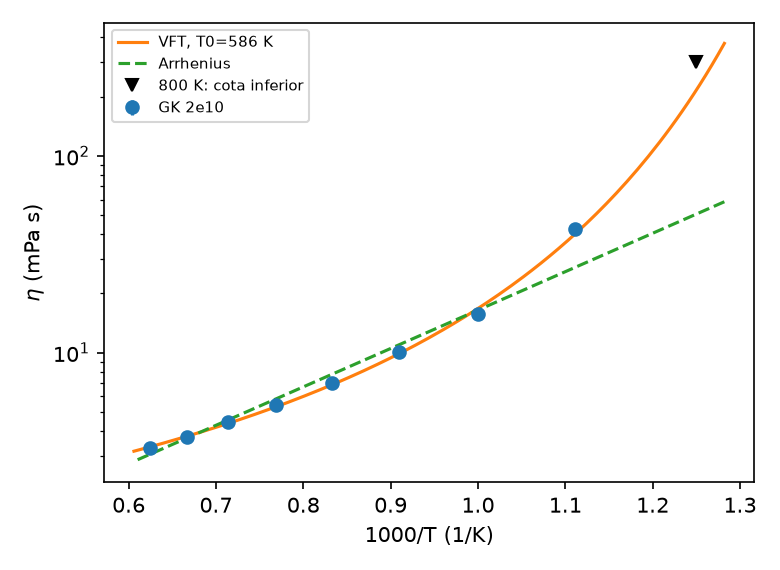

The Python source for this figure:
"""Ajuste VFT eta = eta0*exp(D*T0/(T-T0)) a eta(T) a 2e10 (eta_T.csv + 900 K de eta_largo.py), ponderado por 1/sem.
Compara con Arrhenius y con la cota de 800 K (>= 300 mPa s). Fragilidad m = dlog10(eta)/d(Tg/T) en Tg.
Uso (desde transporte/): python eta_vft.py -> eta_vft.txt, eta_vft.png"""
import numpy as np, matplotlib; matplotlib.use("Agg"); import matplotlib.pyplot as plt
d=np.genfromtxt("eta_T.csv",delimiter=",",names=True)
T=np.append(d["T_K"],900.0); eta=np.append(d["eta_mPas"],42.3); e=np.append(d["sem"],2.7)
o=np.argsort(T); T,eta,e=T[o],eta[o],e[o]; y=np.log(eta); w=eta/e   # sigma de ln(eta) = e/eta
best=None
for T0 in np.arange(0,880,1.0):          # barrido en T0, ajuste lineal de ln(eta) vs 1/(T-T0)
    x=1/(T-T0); p=np.polyfit(x,y,1,w=w); chi=np.sum((w*(y-np.polyval(p,x)))**2)
    if best is None or chi<best[0]: best=(chi,T0,p)
chi,T0,p=best; B=p[0]; eta0=np.exp(p[1]); dof=len(T)-3
xa=1/T; pa=np.polyfit(xa,y,1,w=w); chia=np.sum((w*(y-np.polyval(pa,xa)))**2)
# incertidumbre de T0: rango con chi2 <= chi2_min + 1 (re-escalado por chi2/dof si > 1)
s=max(chi/dof,1.0); ok=[]
for t0 in np.arange(0,880,1.0):
    x=1/(T-t0); q=np.polyfit(x,y,1,w=w)
    if np.sum((w*(y-np.polyval(q,x)))**2)<=chi+s: ok.append(t0)
f=lambda TT: eta0*np.exp(B/(TT-T0))
Tg=700.0   # Tg aproximada de nuestro vidrio a 2e10 (ver analisis Tg), solo para m
eta_g=f(Tg); m=B*Tg/(Tg-T0)**2/np.log(10)
out=[f"VFT: eta0 = {eta0:.3f} mPa s, B = D*T0 = {B:.0f} K, T0 = {T0:.0f} K (rango chi2+1: {min(ok):.0f}-{max(ok):.0f} K), D = {B/T0 if T0>0 else np.inf:.1f}",
     f"chi2/dof VFT = {chi:.1f}/{dof}; Arrhenius (Ea = {pa[0]*8.617333e-5:.3f} eV) chi2/dof = {chia:.1f}/{len(T)-2}",
     f"predicciones VFT: 800 K -> {f(800):.0f} mPa s (cota medida >= 300), 700 K -> {f(700):.2e} mPa s",
     f"fragilidad m en Tg={Tg:.0f} K (solo orientativa, extrapolada): {m:.0f}",
     "residuos (eta_VFT/eta - 1): "+", ".join(f"{t:.0f}:{f(t)/v-1:+.3f}" for t,v in zip(T,eta))]
fig,ax=plt.subplots(figsize=(5.2,3.8)); TT=np.linspace(780,1650,200)
ax.errorbar(1000/T,eta,e,fmt="o",label="GK 2e10"); ax.plot(1000/TT,f(TT),label=f"VFT, T0={T0:.0f} K")
ax.plot(1000/TT,np.exp(np.polyval(pa,1/TT)),"--",label="Arrhenius")
ax.annotate("",xy=(1000/800,600),xytext=(1000/800,300),arrowprops=dict(arrowstyle="->")); ax.plot([1000/800],[300],"v",color="k",label="800 K: cota inferior")
ax.set_yscale("log"); ax.set_xlabel("1000/T (1/K)"); ax.set_ylabel(r"$\eta$ (mPa s)"); ax.legend(fontsize=7); fig.tight_layout(); fig.savefig("eta_vft.png",dpi=150)
open("eta_vft.txt","w").write("\n".join(out)+"\n"); print("\n".join(out))
